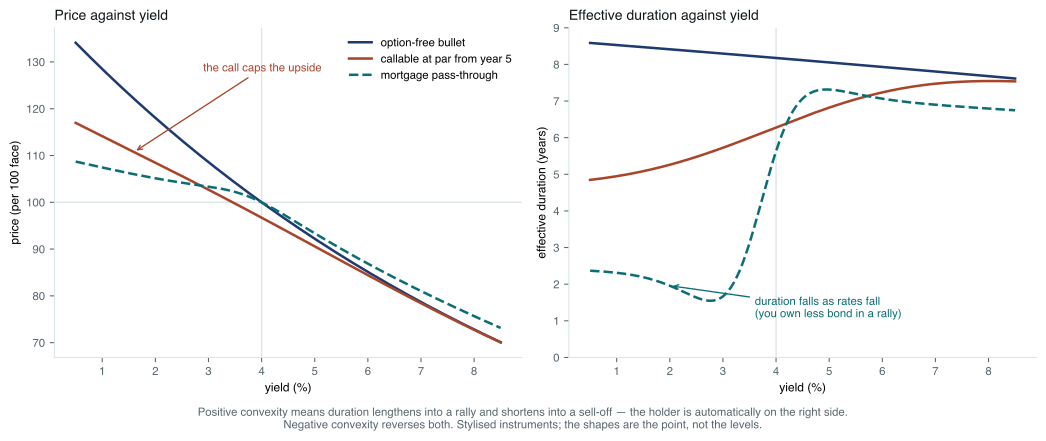

Write Python code to recreate this figure.
# Negative convexity. A callable bond and a mortgage pass-through stop
# appreciating when rates fall, because the borrower's right to refinance is
# worth more exactly when the bond would otherwise be worth more. The right-hand
# panel is the consequence: their duration moves the wrong way.
#
# Both instruments are stylised. The callable is a 10-year 4% bond callable at
# par from year 5, valued as bullet minus a Black call on the forward price of
# the residual bond. The pass-through is a blend of a short and a long bond whose
# weight follows a logistic prepayment response to the refinancing incentive.
#
# Run standalone:  uv run --no-project --with matplotlib,numpy python <path>

import os

os.environ.setdefault("SOURCE_DATE_EPOCH", "1735689600")

import matplotlib

matplotlib.use("Agg")
matplotlib.rcParams["svg.fonttype"] = "path"
matplotlib.rcParams["svg.hashsalt"] = "bd_negative_convexity"
matplotlib.rcParams["font.family"] = ["Helvetica", "Arial", "DejaVu Sans"]

from pathlib import Path

import matplotlib.pyplot as plt
import numpy as np
from math import erf

INK = "#10171B"
MUTED = "#58666E"
TEAL = "#0B6E75"
RUST = "#A8452B"
NAVY = "#1F3A6E"
FAINT = "#DCE4E6"

COUPON = 0.04
Y0 = 0.04
FREQ = 2
T_CALL = 5.0
STRIKE = 100.0
YIELD_VOL = 0.010  # 100bp of annual yield volatility


def ncdf(x: np.ndarray) -> np.ndarray:
    return 0.5 * (1.0 + np.vectorize(erf)(x / np.sqrt(2.0)))


def price(y: np.ndarray, maturity: float, coupon: float = COUPON) -> np.ndarray:
    n = int(round(maturity * FREQ))
    t = np.arange(1, n + 1)
    cf = np.full(n, 100.0 * coupon / FREQ)
    cf[-1] += 100.0
    d = (1.0 + np.asarray(y, dtype=float)[..., None] / FREQ) ** (-t)
    return (cf * d).sum(axis=-1)


def mod_duration(fn, y: np.ndarray, h: float = 2.5e-4) -> np.ndarray:
    """Effective duration by central difference: the practitioner's definition."""
    return -(fn(y + h) - fn(y - h)) / (2 * h) / fn(y)


def bullet(y: np.ndarray) -> np.ndarray:
    return price(y, 10.0)


def callable_bond(y: np.ndarray) -> np.ndarray:
    """Bullet minus the issuer's call, Black on the forward price of the stub."""
    fwd = price(y, 10.0 - T_CALL)          # value at call date if the curve is unchanged
    dur_stub = mod_duration(lambda z: price(z, 10.0 - T_CALL), y)
    sig = dur_stub * YIELD_VOL             # price vol implied by yield vol
    st = sig * np.sqrt(T_CALL)
    d1 = (np.log(fwd / STRIKE) + 0.5 * st**2) / st
    d2 = d1 - st
    disc = (1.0 + y / FREQ) ** (-FREQ * T_CALL)
    call = disc * (fwd * ncdf(d1) - STRIKE * ncdf(d2))
    return bullet(y) - call


def pass_through(y: np.ndarray) -> np.ndarray:
    """Prepayment shortens the pool exactly when rates fall."""
    incentive = (COUPON - y) * 100.0       # in percentage points of refi saving
    w_fast = 1.0 / (1.0 + np.exp(-2.2 * (incentive - 0.35)))
    return w_fast * price(y, 2.5) + (1.0 - w_fast) * price(y, 8.5)


def main() -> None:
    ys = np.linspace(0.005, 0.085, 500)
    fig, (ax, bx) = plt.subplots(1, 2, figsize=(11.0, 4.3))

    series = [
        (bullet, "option-free bullet", NAVY, "-"),
        (callable_bond, "callable at par from year 5", RUST, "-"),
        (pass_through, "mortgage pass-through", TEAL, "--"),
    ]
    for fn, label, c, ls in series:
        ax.plot(ys * 100, fn(ys), color=c, lw=1.9, ls=ls, label=label)
        bx.plot(ys * 100, mod_duration(fn, ys), color=c, lw=1.9, ls=ls, label=label)

    ax.axhline(STRIKE, color=FAINT, lw=1.0, zorder=0)
    ax.axvline(Y0 * 100, color=FAINT, lw=1.0, zorder=0)
    ax.annotate(
        "the call caps the upside",
        xy=(1.6, float(callable_bond(np.array(0.016)))),
        xytext=(2.9, 128), fontsize=8.5, color=RUST, ha="left",
        arrowprops=dict(arrowstyle="->", color=RUST, lw=1.0),
    )
    ax.set_xlabel("yield (%)", fontsize=9)
    ax.set_ylabel("price (per 100 face)", fontsize=9)
    ax.set_title("Price against yield", fontsize=10.5, color=INK, loc="left")
    ax.legend(fontsize=8.5, frameon=False, loc="upper right")

    bx.axvline(Y0 * 100, color=FAINT, lw=1.0, zorder=0)
    bx.annotate(
        "duration falls as rates fall\n(you own less bond in a rally)",
        xy=(2.0, float(mod_duration(pass_through, np.array(0.020)))),
        xytext=(3.6, 1.1), fontsize=8.5, color=TEAL, ha="left",
        arrowprops=dict(arrowstyle="->", color=TEAL, lw=1.0),
    )
    bx.set_xlabel("yield (%)", fontsize=9)
    bx.set_ylabel("effective duration (years)", fontsize=9)
    bx.set_title("Effective duration against yield", fontsize=10.5, color=INK, loc="left")
    bx.set_ylim(0, 9)

    for a in (ax, bx):
        a.tick_params(labelsize=8.5, colors=MUTED)
        for s in ("top", "right"):
            a.spines[s].set_visible(False)
        for s in ("left", "bottom"):
            a.spines[s].set_color(FAINT)

    fig.text(
        0.5, -0.05,
        "Positive convexity means duration lengthens into a rally and shortens into a sell-off — the holder is "
        "automatically on the right side.\nNegative convexity reverses both. Stylised instruments; the shapes "
        "are the point, not the levels.",
        ha="center", fontsize=8.5, color=MUTED,
    )
    fig.tight_layout()
    out = Path(__file__).with_suffix("")
    for ext in ("pdf", "svg"):
        fig.savefig(f"{out}.{ext}", transparent=True, bbox_inches="tight")

    print(f"{'yield':>7} {'bullet P':>9} {'call P':>8} {'MBS P':>8} "
          f"{'bullet D':>9} {'call D':>8} {'MBS D':>7}")
    for yv in (0.02, 0.03, 0.04, 0.05, 0.06):
        a = np.array(yv)
        print(f"{yv * 100:6.1f}% {float(bullet(a)):9.2f} {float(callable_bond(a)):8.2f} "
              f"{float(pass_through(a)):8.2f} {float(mod_duration(bullet, a)):9.2f} "
              f"{float(mod_duration(callable_bond, a)):8.2f} {float(mod_duration(pass_through, a)):7.2f}")
    print()
    for fn, label, _, _ in series:
        p0 = float(fn(np.array(Y0)))
        up = float(fn(np.array(Y0 + 0.01))) / p0 - 1
        dn = float(fn(np.array(Y0 - 0.01))) / p0 - 1
        print(f"{label:>30}: -100bp {dn * 100:+6.2f}%   +100bp {up * 100:+6.2f}%   "
              f"asymmetry {(dn + up) * 100:+5.2f}pp")


main()
